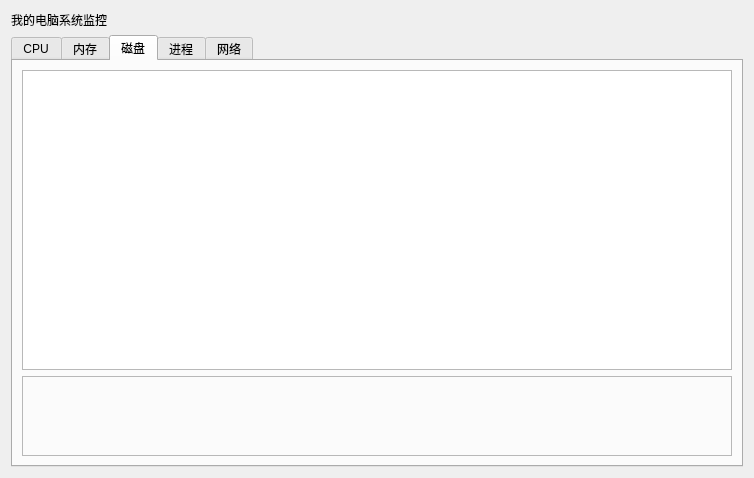
<?xml version="1.0" encoding="UTF-8"?>
<ui version="4.0">
 <class>Form</class>
 <widget class="QWidget" name="Form">
  <property name="geometry">
   <rect>
    <x>0</x>
    <y>0</y>
    <width>754</width>
    <height>478</height>
   </rect>
  </property>
  <property name="windowTitle">
   <string>Form</string>
  </property>
  <layout class="QFormLayout" name="formLayout">
   <item row="0" column="0">
    <widget class="QLabel" name="label">
     <property name="text">
      <string>我的电脑系统监控</string>
     </property>
    </widget>
   </item>
   <item row="1" column="0" colspan="2">
    <widget class="QTabWidget" name="tabWidget">
     <property name="currentIndex">
      <number>2</number>
     </property>
     <widget class="QWidget" name="tab_cpu">
      <attribute name="title">
       <string>CPU</string>
      </attribute>
      <layout class="QFormLayout" name="formLayout_2">
       <item row="0" column="0" colspan="2">
        <widget class="QChartView" name="pcChartView_cpu"/>
       </item>
       <item row="1" column="0" colspan="2">
        <layout class="QHBoxLayout" name="horizontalLayout_6">
         <item>
          <layout class="QVBoxLayout" name="verticalLayout_5">
           <item>
            <widget class="QLabel" name="label_3">
             <property name="text">
              <string>利用率</string>
             </property>
            </widget>
           </item>
           <item>
            <widget class="QLabel" name="label_cpu_percent_2">
             <property name="text">
              <string>TextLabel</string>
             </property>
            </widget>
           </item>
          </layout>
         </item>
         <item>
          <layout class="QVBoxLayout" name="verticalLayout_6">
           <item>
            <widget class="QLabel" name="label_4">
             <property name="text">
              <string>基准速度</string>
             </property>
            </widget>
           </item>
           <item>
            <widget class="QLabel" name="label_cpu_freq_2">
             <property name="text">
              <string>TextLabel</string>
             </property>
            </widget>
           </item>
          </layout>
         </item>
         <item>
          <layout class="QVBoxLayout" name="verticalLayout_7">
           <item>
            <widget class="QLabel" name="label_6">
             <property name="text">
              <string>内核</string>
             </property>
            </widget>
           </item>
           <item>
            <widget class="QLabel" name="label_cpu_core_2">
             <property name="text">
              <string>TextLabel</string>
             </property>
            </widget>
           </item>
          </layout>
         </item>
         <item>
          <layout class="QVBoxLayout" name="verticalLayout_8">
           <item>
            <widget class="QLabel" name="label_8">
             <property name="text">
              <string>逻辑处理器</string>
             </property>
            </widget>
           </item>
           <item>
            <widget class="QLabel" name="label_cpu_logical">
             <property name="text">
              <string>TextLabel</string>
             </property>
            </widget>
           </item>
          </layout>
         </item>
        </layout>
       </item>
      </layout>
     </widget>
     <widget class="QWidget" name="tab_memory">
      <attribute name="title">
       <string>内存</string>
      </attribute>
      <layout class="QFormLayout" name="formLayout_3">
       <item row="0" column="0" colspan="2">
        <widget class="QChartView" name="pcChartView_mem"/>
       </item>
       <item row="1" column="0" colspan="2">
        <layout class="QHBoxLayout" name="horizontalLayout_7">
         <item>
          <layout class="QVBoxLayout" name="verticalLayout_9">
           <item>
            <widget class="QLabel" name="label_10">
             <property name="text">
              <string>总量</string>
             </property>
            </widget>
           </item>
           <item>
            <widget class="QLabel" name="label_mem_total">
             <property name="text">
              <string>TextLabel</string>
             </property>
            </widget>
           </item>
          </layout>
         </item>
         <item>
          <layout class="QVBoxLayout" name="verticalLayout_10">
           <item>
            <widget class="QLabel" name="label_12">
             <property name="text">
              <string>可用量</string>
             </property>
            </widget>
           </item>
           <item>
            <widget class="QLabel" name="label_mem_available">
             <property name="text">
              <string>TextLabel</string>
             </property>
            </widget>
           </item>
          </layout>
         </item>
         <item>
          <layout class="QVBoxLayout" name="verticalLayout_11">
           <item>
            <widget class="QLabel" name="label_14">
             <property name="text">
              <string>已用</string>
             </property>
            </widget>
           </item>
           <item>
            <widget class="QLabel" name="label_mem_used">
             <property name="text">
              <string>TextLabel</string>
             </property>
            </widget>
           </item>
          </layout>
         </item>
         <item>
          <layout class="QVBoxLayout" name="verticalLayout_12">
           <item>
            <widget class="QLabel" name="label_16">
             <property name="text">
              <string>负载</string>
             </property>
            </widget>
           </item>
           <item>
            <widget class="QLabel" name="label_mem_percent">
             <property name="text">
              <string>TextLabel</string>
             </property>
            </widget>
           </item>
          </layout>
         </item>
        </layout>
       </item>
      </layout>
     </widget>
     <widget class="QWidget" name="tab_disk">
      <attribute name="title">
       <string>磁盘</string>
      </attribute>
      <layout class="QFormLayout" name="formLayout_4">
       <item row="0" column="0" colspan="2">
        <widget class="QChartView" name="pcChartView_disk"/>
       </item>
       <item row="1" column="0" colspan="2">
        <widget class="QFrame" name="frame_disk">
         <property name="minimumSize">
          <size>
           <width>200</width>
           <height>80</height>
          </size>
         </property>
         <property name="frameShape">
          <enum>QFrame::StyledPanel</enum>
         </property>
         <property name="frameShadow">
          <enum>QFrame::Raised</enum>
         </property>
        </widget>
       </item>
      </layout>
     </widget>
     <widget class="QWidget" name="tab_process">
      <attribute name="title">
       <string>进程</string>
      </attribute>
      <layout class="QFormLayout" name="formLayout_5">
       <item row="0" column="0" colspan="2">
        <widget class="QTableWidget" name="tableWidget"/>
       </item>
      </layout>
     </widget>
     <widget class="QWidget" name="tab_network">
      <attribute name="title">
       <string>网络</string>
      </attribute>
      <widget class="QWidget" name="layoutWidget">
       <property name="geometry">
        <rect>
         <x>160</x>
         <y>70</y>
         <width>321</width>
         <height>18</height>
        </rect>
       </property>
       <layout class="QHBoxLayout" name="horizontalLayout_2">
        <item>
         <widget class="QLabel" name="label_11">
          <property name="text">
           <string>发送字节</string>
          </property>
         </widget>
        </item>
        <item>
         <widget class="QLabel" name="label_net_sent">
          <property name="text">
           <string>TextLabel</string>
          </property>
         </widget>
        </item>
       </layout>
      </widget>
      <widget class="QWidget" name="layoutWidget">
       <property name="geometry">
        <rect>
         <x>160</x>
         <y>110</y>
         <width>321</width>
         <height>18</height>
        </rect>
       </property>
       <layout class="QHBoxLayout" name="horizontalLayout_3">
        <item>
         <widget class="QLabel" name="label_15">
          <property name="text">
           <string>接收字节</string>
          </property>
         </widget>
        </item>
        <item>
         <widget class="QLabel" name="label_net_recv">
          <property name="text">
           <string>TextLabel</string>
          </property>
         </widget>
        </item>
       </layout>
      </widget>
      <widget class="QWidget" name="layoutWidget">
       <property name="geometry">
        <rect>
         <x>160</x>
         <y>150</y>
         <width>321</width>
         <height>18</height>
        </rect>
       </property>
       <layout class="QHBoxLayout" name="horizontalLayout_4">
        <item>
         <widget class="QLabel" name="label_18">
          <property name="text">
           <string>发送包</string>
          </property>
         </widget>
        </item>
        <item>
         <widget class="QLabel" name="label_net_sent_package">
          <property name="text">
           <string>TextLabel</string>
          </property>
         </widget>
        </item>
       </layout>
      </widget>
      <widget class="QWidget" name="layoutWidget">
       <property name="geometry">
        <rect>
         <x>160</x>
         <y>200</y>
         <width>321</width>
         <height>18</height>
        </rect>
       </property>
       <layout class="QHBoxLayout" name="horizontalLayout_5">
        <item>
         <widget class="QLabel" name="label_20">
          <property name="text">
           <string>接收包</string>
          </property>
         </widget>
        </item>
        <item>
         <widget class="QLabel" name="label_net_recv_package">
          <property name="text">
           <string>TextLabel</string>
          </property>
         </widget>
        </item>
       </layout>
      </widget>
     </widget>
    </widget>
   </item>
  </layout>
 </widget>
 <customwidgets>
  <customwidget>
   <class>QChartView</class>
   <extends>QGraphicsView</extends>
   <header location="global">QChartview.h</header>
  </customwidget>
 </customwidgets>
 <resources/>
 <connections/>
</ui>
